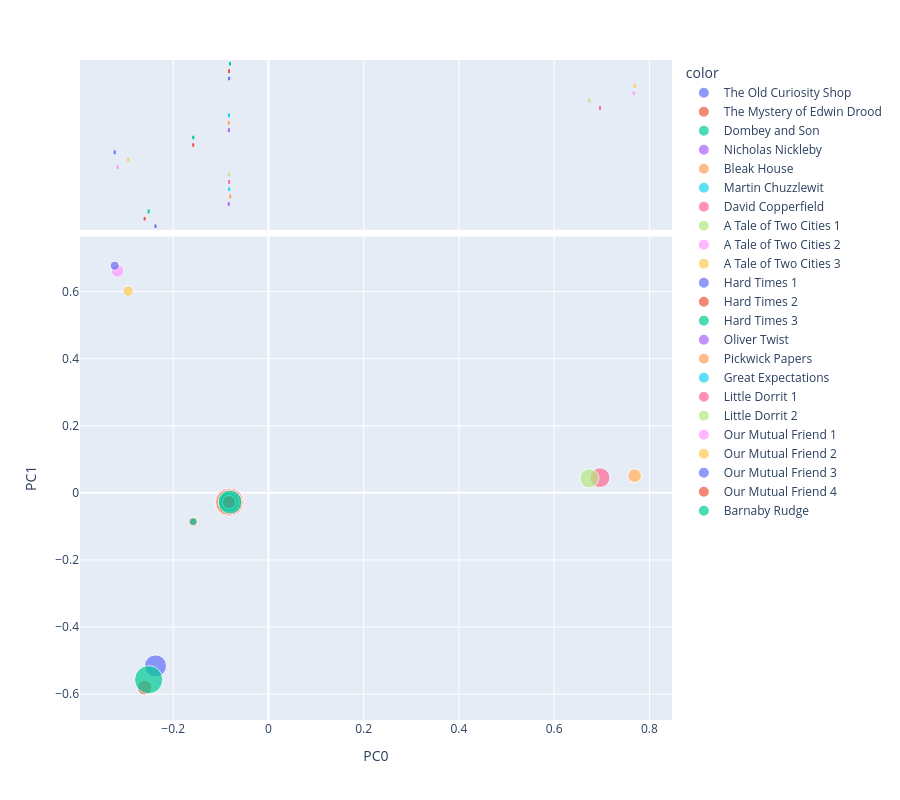

Source (notebook cell):
### Code cell
vis_pcs(DCM, 0, 1)

### Figure 1 — Plotly figure (JSON) as saved in the notebook; plotly's stock layout.template omitted (floating-point values rounded to 4 significant figures)
{"data": [{"hovertemplate": "<b>%{hovertext}</b><br><br>color=The Old Curiosity Shop<br>PC0=%{x}<br>PC1=%{y}<br>size=%{marker.size}<extra></extra>", "hovertext": ["The Old Curiosity Shop"], "legendgroup": "The Old Curiosity Shop", "marker": {"color": "#636efa", "size": [218729], "sizemode": "area", "sizeref": 894.5, "symbol": "circle"}, "mode": "markers", "name": "The Old Curiosity Shop", "orientation": "v", "showlegend": true, "type": "scatter", "x": [-0.2372], "xaxis": "x", "y": [-0.5159], "yaxis": "y"}, {"alignmentgroup": "True", "hovertemplate": "<b>%{hovertext}</b><br><br>color=The Old Curiosity Shop<br>PC0=%{x}<extra></extra>", "hovertext": ["The Old Curiosity Shop"], "legendgroup": "The Old Curiosity Shop", "marker": {"color": "#636efa", "symbol": "circle"}, "name": "The Old Curiosity Shop", "notched": true, "offsetgroup": "The Old Curiosity Shop", "showlegend": false, "type": "box", "x": [-0.2372], "xaxis": "x2", "yaxis": "y2"}, {"hovertemplate": "<b>%{hovertext}</b><br><br>color=The Mystery of Edwin Drood<br>PC0=%{x}<br>PC1=%{y}<br>size=%{marker.size}<extra></extra>", "hovertext": ["The Mystery of Edwin Drood"], "legendgroup": "The Mystery of Edwin Drood", "marker": {"color": "#EF553B", "size": [96436], "sizemode": "area", "sizeref": 894.5, "symbol": "circle"}, "mode": "markers", "name": "The Mystery of Edwin Drood", "orientation": "v", "showlegend": true, "type": "scatter", "x": [-0.2601], "xaxis": "x", "y": [-0.5805], "yaxis": "y"}, {"alignmentgroup": "True", "hovertemplate": "<b>%{hovertext}</b><br><br>color=The Mystery of Edwin Drood<br>PC0=%{x}<extra></extra>", "hovertext": ["The Mystery of Edwin Drood"], "legendgroup": "The Mystery of Edwin Drood", "marker": {"color": "#EF553B", "symbol": "circle"}, "name": "The Mystery of Edwin Drood", "notched": true, "offsetgroup": "The Mystery of Edwin Drood", "showlegend": false, "type": "box", "x": [-0.2601], "xaxis": "x2", "yaxis": "y2"}, {"hovertemplate": "<b>%{hovertext}</b><br><br>color=Dombey and Son<br>PC0=%{x}<br>PC1=%{y}<br>size=%{marker.size}<extra></extra>", "hovertext": ["Dombey and Son"], "legendgroup": "Dombey and Son", "marker": {"color": "#00cc96", "size": [356587], "sizemode": "area", "sizeref": 894.5, "symbol": "circle"}, "mode": "markers", "name": "Dombey and Son", "orientation": "v", "showlegend": true, "type": "scatter", "x": [-0.2516], "xaxis": "x", "y": [-0.5569], "yaxis": "y"}, {"alignmentgroup": "True", "hovertemplate": "<b>%{hovertext}</b><br><br>color=Dombey and Son<br>PC0=%{x}<extra></extra>", "hovertext": ["Dombey and Son"], "legendgroup": "Dombey and Son", "marker": {"color": "#00cc96", "symbol": "circle"}, "name": "Dombey and Son", "notched": true, "offsetgroup": "Dombey and Son", "showlegend": false, "type": "box", "x": [-0.2516], "xaxis": "x2", "yaxis": "y2"}, {"hovertemplate": "<b>%{hovertext}</b><br><br>color=Nicholas Nickleby<br>PC0=%{x}<br>PC1=%{y}<br>size=%{marker.size}<extra></extra>", "hovertext": ["Nicholas Nickleby"], "legendgroup": "Nicholas Nickleby", "marker": {"color": "#ab63fa", "size": [324259], "sizemode": "area", "sizeref": 894.5, "symbol": "circle"}, "mode": "markers", "name": "Nicholas Nickleby", "orientation": "v", "showlegend": true, "type": "scatter", "x": [-0.08343], "xaxis": "x", "y": [-0.0281], "yaxis": "y"}, {"alignmentgroup": "True", "hovertemplate": "<b>%{hovertext}</b><br><br>color=Nicholas Nickleby<br>PC0=%{x}<extra></extra>", "hovertext": ["Nicholas Nickleby"], "legendgroup": "Nicholas Nickleby", "marker": {"color": "#ab63fa", "symbol": "circle"}, "name": "Nicholas Nickleby", "notched": true, "offsetgroup": "Nicholas Nickleby", "showlegend": false, "type": "box", "x": [-0.08343], "xaxis": "x2", "yaxis": "y2"}, {"hovertemplate": "<b>%{hovertext}</b><br><br>color=Bleak House<br>PC0=%{x}<br>PC1=%{y}<br>size=%{marker.size}<extra></extra>", "hovertext": ["Bleak House"], "legendgroup": "Bleak House", "marker": {"color": "#FFA15A", "size": [354643], "sizemode": "area", "sizeref": 894.5, "symbol": "circle"}, "mode": "markers", "name": "Bleak House", "orientation": "v", "showlegend": true, "type": "scatter", "x": [-0.08021], "xaxis": "x", "y": [-0.0274], "yaxis": "y"}, {"alignmentgroup": "True", "hovertemplate": "<b>%{hovertext}</b><br><br>color=Bleak House<br>PC0=%{x}<extra></extra>", "hovertext": ["Bleak House"], "legendgroup": "Bleak House", "marker": {"color": "#FFA15A", "symbol": "circle"}, "name": "Bleak House", "notched": true, "offsetgroup": "Bleak House", "showlegend": false, "type": "box", "x": [-0.08021], "xaxis": "x2", "yaxis": "y2"}, {"hovertemplate": "<b>%{hovertext}</b><br><br>color=Martin Chuzzlewit<br>PC0=%{x}<br>PC1=%{y}<br>size=%{marker.size}<extra></extra>", "hovertext": ["Martin Chuzzlewit"], "legendgroup": "Martin Chuzzlewit", "marker": {"color": "#19d3f3", "size": [338838], "sizemode": "area", "sizeref": 894.5, "symbol": "circle"}, "mode": "markers", "name": "Martin Chuzzlewit", "orientation": "v", "showlegend": true, "type": "scatter", "x": [-0.08259], "xaxis": "x", "y": [-0.0277], "yaxis": "y"}, {"alignmentgroup": "True", "hovertemplate": "<b>%{hovertext}</b><br><br>color=Martin Chuzzlewit<br>PC0=%{x}<extra></extra>", "hovertext": ["Martin Chuzzlewit"], "legendgroup": "Martin Chuzzlewit", "marker": {"color": "#19d3f3", "symbol": "circle"}, "name": "Martin Chuzzlewit", "notched": true, "offsetgroup": "Martin Chuzzlewit", "showlegend": false, "type": "box", "x": [-0.08259], "xaxis": "x2", "yaxis": "y2"}, {"hovertemplate": "<b>%{hovertext}</b><br><br>color=David Copperfield<br>PC0=%{x}<br>PC1=%{y}<br>size=%{marker.size}<extra></extra>", "hovertext": ["David Copperfield"], "legendgroup": "David Copperfield", "marker": {"color": "#FF6692", "size": [357805], "sizemode": "area", "sizeref": 894.5, "symbol": "circle"}, "mode": "markers", "name": "David Copperfield", "orientation": "v", "showlegend": true, "type": "scatter", "x": [-0.08263], "xaxis": "x", "y": [-0.02772], "yaxis": "y"}, {"alignmentgroup": "True", "hovertemplate": "<b>%{hovertext}</b><br><br>color=David Copperfield<br>PC0=%{x}<extra></extra>", "hovertext": ["David Copperfield"], "legendgroup": "David Copperfield", "marker": {"color": "#FF6692", "symbol": "circle"}, "name": "David Copperfield", "notched": true, "offsetgroup": "David Copperfield", "showlegend": false, "type": "box", "x": [-0.08263], "xaxis": "x2", "yaxis": "y2"}, {"hovertemplate": "<b>%{hovertext}</b><br><br>color=A Tale of Two Cities 1<br>PC0=%{x}<br>PC1=%{y}<br>size=%{marker.size}<extra></extra>", "hovertext": ["A Tale of Two Cities 1"], "legendgroup": "A Tale of Two Cities 1", "marker": {"color": "#B6E880", "size": [17520], "sizemode": "area", "sizeref": 894.5, "symbol": "circle"}, "mode": "markers", "name": "A Tale of Two Cities 1", "orientation": "v", "showlegend": true, "type": "scatter", "x": [-0.0826], "xaxis": "x", "y": [-0.02771], "yaxis": "y"}, {"alignmentgroup": "True", "hovertemplate": "<b>%{hovertext}</b><br><br>color=A Tale of Two Cities 1<br>PC0=%{x}<extra></extra>", "hovertext": ["A Tale of Two Cities 1"], "legendgroup": "A Tale of Two Cities 1", "marker": {"color": "#B6E880", "symbol": "circle"}, "name": "A Tale of Two Cities 1", "notched": true, "offsetgroup": "A Tale of Two Cities 1", "showlegend": false, "type": "box", "x": [-0.0826], "xaxis": "x2", "yaxis": "y2"}, {"hovertemplate": "<b>%{hovertext}</b><br><br>color=A Tale of Two Cities 2<br>PC0=%{x}<br>PC1=%{y}<br>size=%{marker.size}<extra></extra>", "hovertext": ["A Tale of Two Cities 2"], "legendgroup": "A Tale of Two Cities 2", "marker": {"color": "#FF97FF", "size": [70973], "sizemode": "area", "sizeref": 894.5, "symbol": "circle"}, "mode": "markers", "name": "A Tale of Two Cities 2", "orientation": "v", "showlegend": true, "type": "scatter", "x": [-0.3168], "xaxis": "x", "y": [0.6615], "yaxis": "y"}, {"alignmentgroup": "True", "hovertemplate": "<b>%{hovertext}</b><br><br>color=A Tale of Two Cities 2<br>PC0=%{x}<extra></extra>", "hovertext": ["A Tale of Two Cities 2"], "legendgroup": "A Tale of Two Cities 2", "marker": {"color": "#FF97FF", "symbol": "circle"}, "name": "A Tale of Two Cities 2", "notched": true, "offsetgroup": "A Tale of Two Cities 2", "showlegend": false, "type": "box", "x": [-0.3168], "xaxis": "x2", "yaxis": "y2"}, {"hovertemplate": "<b>%{hovertext}</b><br><br>color=A Tale of Two Cities 3<br>PC0=%{x}<br>PC1=%{y}<br>size=%{marker.size}<extra></extra>", "hovertext": ["A Tale of Two Cities 3"], "legendgroup": "A Tale of Two Cities 3", "marker": {"color": "#FECB52", "size": [48583], "sizemode": "area", "sizeref": 894.5, "symbol": "circle"}, "mode": "markers", "name": "A Tale of Two Cities 3", "orientation": "v", "showlegend": true, "type": "scatter", "x": [-0.2946], "xaxis": "x", "y": [0.6013], "yaxis": "y"}, {"alignmentgroup": "True", "hovertemplate": "<b>%{hovertext}</b><br><br>color=A Tale of Two Cities 3<br>PC0=%{x}<extra></extra>", "hovertext": ["A Tale of Two Cities 3"], "legendgroup": "A Tale of Two Cities 3", "marker": {"color": "#FECB52", "symbol": "circle"}, "name": "A Tale of Two Cities 3", "notched": true, "offsetgroup": "A Tale of Two Cities 3", "showlegend": false, "type": "box", "x": [-0.2946], "xaxis": "x2", "yaxis": "y2"}, {"hovertemplate": "<b>%{hovertext}</b><br><br>color=Hard Times 1<br>PC0=%{x}<br>PC1=%{y}<br>size=%{marker.size}<extra></extra>", "hovertext": ["Hard Times 1"], "legendgroup": "Hard Times 1", "marker": {"color": "#636efa", "size": [37258], "sizemode": "area", "sizeref": 894.5, "symbol": "circle"}, "mode": "markers", "name": "Hard Times 1", "orientation": "v", "showlegend": true, "type": "scatter", "x": [-0.3229], "xaxis": "x", "y": [0.6769], "yaxis": "y"}, {"alignmentgroup": "True", "hovertemplate": "<b>%{hovertext}</b><br><br>color=Hard Times 1<br>PC0=%{x}<extra></extra>", "hovertext": ["Hard Times 1"], "legendgroup": "Hard Times 1", "marker": {"color": "#636efa", "symbol": "circle"}, "name": "Hard Times 1", "notched": true, "offsetgroup": "Hard Times 1", "showlegend": false, "type": "box", "x": [-0.3229], "xaxis": "x2", "yaxis": "y2"}, {"hovertemplate": "<b>%{hovertext}</b><br><br>color=Hard Times 2<br>PC0=%{x}<br>PC1=%{y}<br>size=%{marker.size}<extra></extra>", "hovertext": ["Hard Times 2"], "legendgroup": "Hard Times 2", "marker": {"color": "#EF553B", "size": [38341], "sizemode": "area", "sizeref": 894.5, "symbol": "circle"}, "mode": "markers", "name": "Hard Times 2", "orientation": "v", "showlegend": true, "type": "scatter", "x": [-0.1581], "xaxis": "x", "y": [-0.08585], "yaxis": "y"}, {"alignmentgroup": "True", "hovertemplate": "<b>%{hovertext}</b><br><br>color=Hard Times 2<br>PC0=%{x}<extra></extra>", "hovertext": ["Hard Times 2"], "legendgroup": "Hard Times 2", "marker": {"color": "#EF553B", "symbol": "circle"}, "name": "Hard Times 2", "notched": true, "offsetgroup": "Hard Times 2", "showlegend": false, "type": "box", "x": [-0.1581], "xaxis": "x2", "yaxis": "y2"}, {"hovertemplate": "<b>%{hovertext}</b><br><br>color=Hard Times 3<br>PC0=%{x}<br>PC1=%{y}<br>size=%{marker.size}<extra></extra>", "hovertext": ["Hard Times 3"], "legendgroup": "Hard Times 3", "marker": {"color": "#00cc96", "size": [27898], "sizemode": "area", "sizeref": 894.5, "symbol": "circle"}, "mode": "markers", "name": "Hard Times 3", "orientation": "v", "showlegend": true, "type": "scatter", "x": [-0.158], "xaxis": "x", "y": [-0.08577], "yaxis": "y"}, {"alignmentgroup": "True", "hovertemplate": "<b>%{hovertext}</b><br><br>color=Hard Times 3<br>PC0=%{x}<extra></extra>", "hovertext": ["Hard Times 3"], "legendgroup": "Hard Times 3", "marker": {"color": "#00cc96", "symbol": "circle"}, "name": "Hard Times 3", "notched": true, "offsetgroup": "Hard Times 3", "showlegend": false, "type": "box", "x": [-0.158], "xaxis": "x2", "yaxis": "y2"}, {"hovertemplate": "<b>%{hovertext}</b><br><br>color=Oliver Twist<br>PC0=%{x}<br>PC1=%{y}<br>size=%{marker.size}<extra></extra>", "hovertext": ["Oliver Twist"], "legendgroup": "Oliver Twist", "marker": {"color": "#ab63fa", "size": [158285], "sizemode": "area", "sizeref": 894.5, "symbol": "circle"}, "mode": "markers", "name": "Oliver Twist", "orientation": "v", "showlegend": true, "type": "scatter", "x": [-0.08311], "xaxis": "x", "y": [-0.02795], "yaxis": "y"}, {"alignmentgroup": "True", "hovertemplate": "<b>%{hovertext}</b><br><br>color=Oliver Twist<br>PC0=%{x}<extra></extra>", "hovertext": ["Oliver Twist"], "legendgroup": "Oliver Twist", "marker": {"color": "#ab63fa", "symbol": "circle"}, "name": "Oliver Twist", "notched": true, "offsetgroup": "Oliver Twist", "showlegend": false, "type": "box", "x": [-0.08311], "xaxis": "x2", "yaxis": "y2"}, {"hovertemplate": "<b>%{hovertext}</b><br><br>color=Pickwick Papers<br>PC0=%{x}<br>PC1=%{y}<br>size=%{marker.size}<extra></extra>", "hovertext": ["Pickwick Papers"], "legendgroup": "Pickwick Papers", "marker": {"color": "#FFA15A", "size": [302611], "sizemode": "area", "sizeref": 894.5, "symbol": "circle"}, "mode": "markers", "name": "Pickwick Papers", "orientation": "v", "showlegend": true, "type": "scatter", "x": [-0.08343], "xaxis": "x", "y": [-0.0281], "yaxis": "y"}, {"alignmentgroup": "True", "hovertemplate": "<b>%{hovertext}</b><br><br>color=Pickwick Papers<br>PC0=%{x}<extra></extra>", "hovertext": ["Pickwick Papers"], "legendgroup": "Pickwick Papers", "marker": {"color": "#FFA15A", "symbol": "circle"}, "name": "Pickwick Papers", "notched": true, "offsetgroup": "Pickwick Papers", "showlegend": false, "type": "box", "x": [-0.08343], "xaxis": "x2", "yaxis": "y2"}, {"hovertemplate": "<b>%{hovertext}</b><br><br>color=Great Expectations<br>PC0=%{x}<br>PC1=%{y}<br>size=%{marker.size}<extra></extra>", "hovertext": ["Great Expectations"], "legendgroup": "Great Expectations", "marker": {"color": "#19d3f3", "size": [186085], "sizemode": "area", "sizeref": 894.5, "symbol": "circle"}, "mode": "markers", "name": "Great Expectations", "orientation": "v", "showlegend": true, "type": "scatter", "x": [-0.08295], "xaxis": "x", "y": [-0.02788], "yaxis": "y"}, {"alignmentgroup": "True", "hovertemplate": "<b>%{hovertext}</b><br><br>color=Great Expectations<br>PC0=%{x}<extra></extra>", "hovertext": ["Great Expectations"], "legendgroup": "Great Expectations", "marker": {"color": "#19d3f3", "symbol": "circle"}, "name": "Great Expectations", "notched": true, "offsetgroup": "Great Expectations", "showlegend": false, "type": "box", "x": [-0.08295], "xaxis": "x2", "yaxis": "y2"}, {"hovertemplate": "<b>%{hovertext}</b><br><br>color=Little Dorrit 1<br>PC0=%{x}<br>PC1=%{y}<br>size=%{marker.size}<extra></extra>", "hovertext": ["Little Dorrit 1"], "legendgroup": "Little Dorrit 1", "marker": {"color": "#FF6692", "size": [176354], "sizemode": "area", "sizeref": 894.5, "symbol": "circle"}, "mode": "markers", "name": "Little Dorrit 1", "orientation": "v", "showlegend": true, "type": "scatter", "x": [0.6962], "xaxis": "x", "y": [0.04531], "yaxis": "y"}, {"alignmentgroup": "True", "hovertemplate": "<b>%{hovertext}</b><br><br>color=Little Dorrit 1<br>PC0=%{x}<extra></extra>", "hovertext": ["Little Dorrit 1"], "legendgroup": "Little Dorrit 1", "marker": {"color": "#FF6692", "symbol": "circle"}, "name": "Little Dorrit 1", "notched": true, "offsetgroup": "Little Dorrit 1", "showlegend": false, "type": "box", "x": [0.6962], "xaxis": "x2", "yaxis": "y2"}, {"hovertemplate": "<b>%{hovertext}</b><br><br>color=Little Dorrit 2<br>PC0=%{x}<br>PC1=%{y}<br>size=%{marker.size}<extra></extra>", "hovertext": ["Little Dorrit 2"], "legendgroup": "Little Dorrit 2", "marker": {"color": "#B6E880", "size": [163900], "sizemode": "area", "sizeref": 894.5, "symbol": "circle"}, "mode": "markers", "name": "Little Dorrit 2", "orientation": "v", "showlegend": true, "type": "scatter", "x": [0.674], "xaxis": "x", "y": [0.04331], "yaxis": "y"}, {"alignmentgroup": "True", "hovertemplate": "<b>%{hovertext}</b><br><br>color=Little Dorrit 2<br>PC0=%{x}<extra></extra>", "hovertext": ["Little Dorrit 2"], "legendgroup": "Little Dorrit 2", "marker": {"color": "#B6E880", "symbol": "circle"}, "name": "Little Dorrit 2", "notched": true, "offsetgroup": "Little Dorrit 2", "showlegend": false, "type": "box", "x": [0.674], "xaxis": "x2", "yaxis": "y2"}, {"hovertemplate": "<b>%{hovertext}</b><br><br>color=Our Mutual Friend 1<br>PC0=%{x}<br>PC1=%{y}<br>size=%{marker.size}<extra></extra>", "hovertext": ["Our Mutual Friend 1"], "legendgroup": "Our Mutual Friend 1", "marker": {"color": "#FF97FF", "size": [83928], "sizemode": "area", "sizeref": 894.5, "symbol": "circle"}, "mode": "markers", "name": "Our Mutual Friend 1", "orientation": "v", "showlegend": true, "type": "scatter", "x": [0.7671], "xaxis": "x", "y": [0.05115], "yaxis": "y"}, {"alignmentgroup": "True", "hovertemplate": "<b>%{hovertext}</b><br><br>color=Our Mutual Friend 1<br>PC0=%{x}<extra></extra>", "hovertext": ["Our Mutual Friend 1"], "legendgroup": "Our Mutual Friend 1", "marker": {"color": "#FF97FF", "symbol": "circle"}, "name": "Our Mutual Friend 1", "notched": true, "offsetgroup": "Our Mutual Friend 1", "showlegend": false, "type": "box", "x": [0.7671], "xaxis": "x2", "yaxis": "y2"}, {"hovertemplate": "<b>%{hovertext}</b><br><br>color=Our Mutual Friend 2<br>PC0=%{x}<br>PC1=%{y}<br>size=%{marker.size}<extra></extra>", "hovertext": ["Our Mutual Friend 2"], "legendgroup": "Our Mutual Friend 2", "marker": {"color": "#FECB52", "size": [82882], "sizemode": "area", "sizeref": 894.5, "symbol": "circle"}, "mode": "markers", "name": "Our Mutual Friend 2", "orientation": "v", "showlegend": true, "type": "scatter", "x": [0.7693], "xaxis": "x", "y": [0.05127], "yaxis": "y"}, {"alignmentgroup": "True", "hovertemplate": "<b>%{hovertext}</b><br><br>color=Our Mutual Friend 2<br>PC0=%{x}<extra></extra>", "hovertext": ["Our Mutual Friend 2"], "legendgroup": "Our Mutual Friend 2", "marker": {"color": "#FECB52", "symbol": "circle"}, "name": "Our Mutual Friend 2", "notched": true, "offsetgroup": "Our Mutual Friend 2", "showlegend": false, "type": "box", "x": [0.7693], "xaxis": "x2", "yaxis": "y2"}, {"hovertemplate": "<b>%{hovertext}</b><br><br>color=Our Mutual Friend 3<br>PC0=%{x}<br>PC1=%{y}<br>size=%{marker.size}<extra></extra>", "hovertext": ["Our Mutual Friend 3"], "legendgroup": "Our Mutual Friend 3", "marker": {"color": "#636efa", "size": [82574], "sizemode": "area", "sizeref": 894.5, "symbol": "circle"}, "mode": "markers", "name": "Our Mutual Friend 3", "orientation": "v", "showlegend": true, "type": "scatter", "x": [-0.08264], "xaxis": "x", "y": [-0.02773], "yaxis": "y"}, {"alignmentgroup": "True", "hovertemplate": "<b>%{hovertext}</b><br><br>color=Our Mutual Friend 3<br>PC0=%{x}<extra></extra>", "hovertext": ["Our Mutual Friend 3"], "legendgroup": "Our Mutual Friend 3", "marker": {"color": "#636efa", "symbol": "circle"}, "name": "Our Mutual Friend 3", "notched": true, "offsetgroup": "Our Mutual Friend 3", "showlegend": false, "type": "box", "x": [-0.08264], "xaxis": "x2", "yaxis": "y2"}, {"hovertemplate": "<b>%{hovertext}</b><br><br>color=Our Mutual Friend 4<br>PC0=%{x}<br>PC1=%{y}<br>size=%{marker.size}<extra></extra>", "hovertext": ["Our Mutual Friend 4"], "legendgroup": "Our Mutual Friend 4", "marker": {"color": "#EF553B", "size": [77491], "sizemode": "area", "sizeref": 894.5, "symbol": "circle"}, "mode": "markers", "name": "Our Mutual Friend 4", "orientation": "v", "showlegend": true, "type": "scatter", "x": [-0.08285], "xaxis": "x", "y": [-0.02783], "yaxis": "y"}, {"alignmentgroup": "True", "hovertemplate": "<b>%{hovertext}</b><br><br>color=Our Mutual Friend 4<br>PC0=%{x}<extra></extra>", "hovertext": ["Our Mutual Friend 4"], "legendgroup": "Our Mutual Friend 4", "marker": {"color": "#EF553B", "symbol": "circle"}, "name": "Our Mutual Friend 4", "notched": true, "offsetgroup": "Our Mutual Friend 4", "showlegend": false, "type": "box", "x": [-0.08285], "xaxis": "x2", "yaxis": "y2"}, {"hovertemplate": "<b>%{hovertext}</b><br><br>color=Barnaby Rudge<br>PC0=%{x}<br>PC1=%{y}<br>size=%{marker.size}<extra></extra>", "hovertext": ["Barnaby Rudge"], "legendgroup": "Barnaby Rudge", "marker": {"color": "#00cc96", "size": [255395], "sizemode": "area", "sizeref": 894.5, "symbol": "circle"}, "mode": "markers", "name": "Barnaby Rudge", "orientation": "v", "showlegend": true, "type": "scatter", "x": [-0.08074], "xaxis": "x", "y": [-0.02767], "yaxis": "y"}, {"alignmentgroup": "True", "hovertemplate": "<b>%{hovertext}</b><br><br>color=Barnaby Rudge<br>PC0=%{x}<extra></extra>", "hovertext": ["Barnaby Rudge"], "legendgroup": "Barnaby Rudge", "marker": {"color": "#00cc96", "symbol": "circle"}, "name": "Barnaby Rudge", "notched": true, "offsetgroup": "Barnaby Rudge", "showlegend": false, "type": "box", "x": [-0.08074], "xaxis": "x2", "yaxis": "y2"}], "layout": {"height": 800, "legend": {"itemsizing": "constant", "title": {"text": "color"}, "tracegroupgap": 0}, "margin": {"t": 60}, "xaxis": {"anchor": "y", "domain": [0, 1], "title": {"text": "PC0"}}, "xaxis2": {"anchor": "y2", "domain": [0, 1], "matches": "x", "showgrid": true, "showticklabels": false}, "yaxis": {"anchor": "x", "domain": [0, 0.7326], "title": {"text": "PC1"}}, "yaxis2": {"anchor": "x2", "domain": [0.7426, 1], "matches": "y2", "showgrid": false, "showline": false, "showticklabels": false, "ticks": ""}}}
